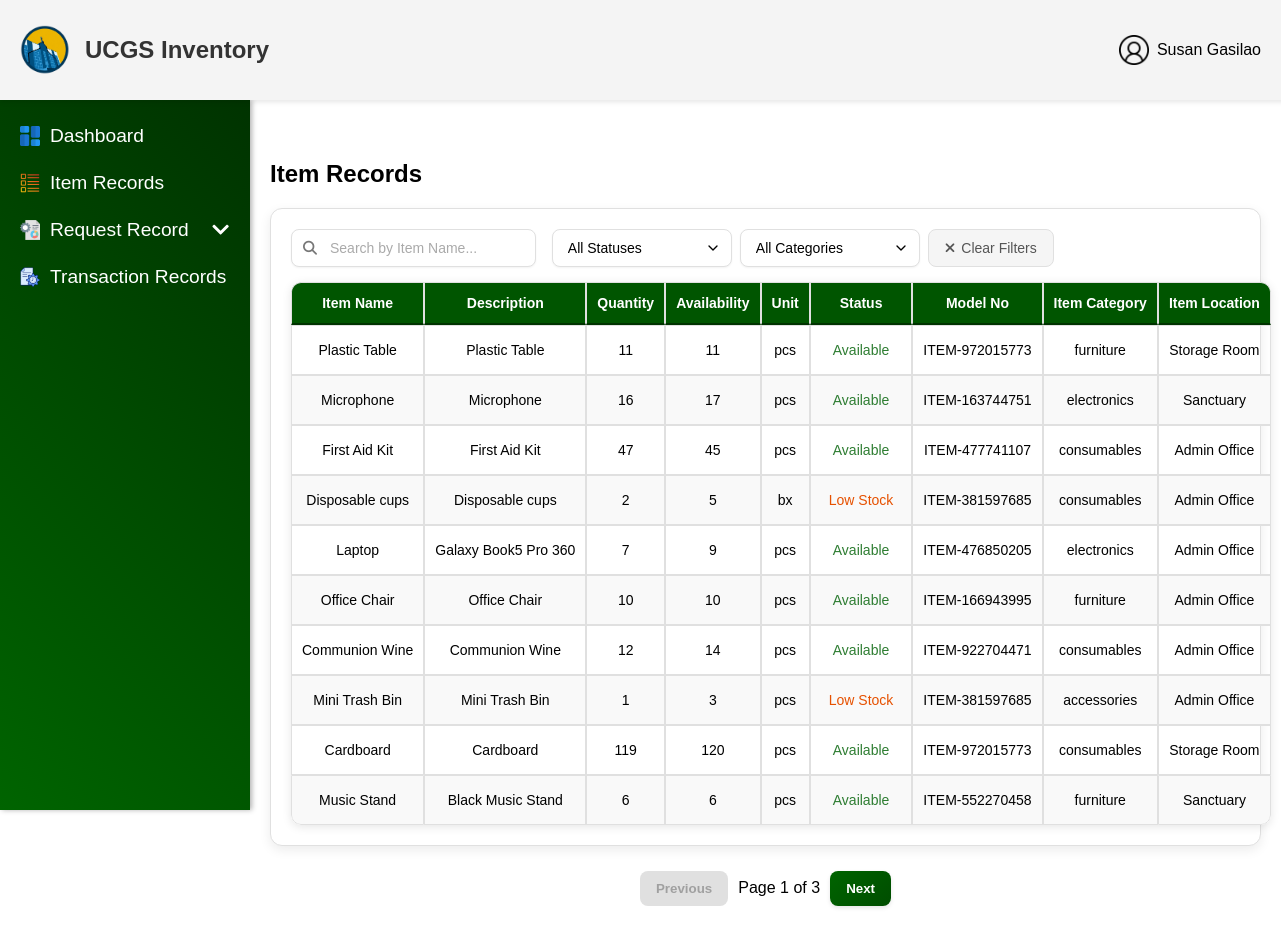
Page /user/UserItemRecords.php (signed in) on the committed database.
### tables this page shows
CREATE TABLE `users` (
  `user_id` int(11) NOT NULL,
  `username` varchar(255) NOT NULL,
  `email` varchar(255) NOT NULL,
  `password` varchar(255) NOT NULL,
  `role` enum('User','Administrator') NOT NULL,
  `ministry` enum('UCM','CWA','CHOIR','PWT','CYF') NOT NULL,
  `status` enum('Active','Deactivated') NOT NULL DEFAULT 'Active',
  `created_at` datetime NOT NULL DEFAULT current_timestamp(),
  `updated_at` datetime DEFAULT NULL ON UPDATE current_timestamp(),
  `deactivation_end` datetime DEFAULT NULL,
  `reset_token` varchar(64) DEFAULT NULL,
  `reset_expires` datetime DEFAULT NULL
);

CREATE TABLE `items` (
  `item_id` int(11) NOT NULL,
  `created_by` int(11) DEFAULT NULL,
  `item_no` varchar(50) NOT NULL,
  `item_name` varchar(255) NOT NULL,
  `description` text DEFAULT NULL,
  `quantity` int(11) NOT NULL,
  `availability` int(11) NOT NULL DEFAULT 0,
  `unit` varchar(10) NOT NULL DEFAULT 'pcs',
  `status` enum('Available','Out of Stock','Low Stock') NOT NULL,
  `model_no` varchar(50) DEFAULT NULL,
  `item_category` varchar(50) NOT NULL DEFAULT '',
  `item_location` varchar(50) DEFAULT NULL,
  `expiration` date DEFAULT NULL,
  `brand` varchar(50) DEFAULT NULL,
  `deleted_at` datetime DEFAULT NULL,
  `last_updated` datetime NOT NULL DEFAULT current_timestamp() ON UPDATE current_timestamp(),
  `created_at` datetime NOT NULL DEFAULT current_timestamp()
);

### user/UserItemRecords.php (the view, shortened to what this page needs)
<?php
include '../config/db_connection.php';
function getCurrentUser($conn) {
    $userId = $_SESSION['user_id'];
    $stmt = $conn->prepare("SELECT username, email FROM users WHERE user_id = ?");
    $stmt->bind_param("i", $userId);
    $stmt->execute();
    $result = $stmt->get_result();
    $user = $result->fetch_assoc();
    return $user ?: ['username' => 'User', 'email' => ''];
}
$currentUser = getCurrentUser($conn);
$accountName = htmlspecialchars($currentUser['username'] ?? 'User');
$searchTerm = $_GET['search'] ?? '';
$itemsPerPage = 10;
$page = isset($_GET['page']) && filter_var($_GET['page'], FILTER_VALIDATE_INT) ? (int)$_GET['page'] : 1;
$page = max($page, 1);
$baseQuery = "FROM items WHERE deleted_at IS NULL";
$params = [];
$types = '';
$totalItemsQuery = "SELECT COUNT(*) as total $baseQuery";
$stmt = $conn->prepare($totalItemsQuery);
$stmt->execute();
$totalItemsResult = $stmt->get_result();
$totalItemsRow = $totalItemsResult->fetch_assoc();
$totalItems = $totalItemsRow['total'] ?? 0;
$totalPages = ceil($totalItems / $itemsPerPage);
$offset = ($page - 1) * $itemsPerPage;
$itemsQuery = "SELECT
    item_name,
    description,
    quantity,
    availability,
    unit,
    CASE
        WHEN availability = 0 THEN 'Out of Stock'
        WHEN availability <= 5 THEN 'Low Stock'
        ELSE 'Available'
    END as status,
    created_at,
    last_updated,
    model_no,
    item_category,
    item_location
    $baseQuery
    ORDER BY last_updated DESC
    LIMIT ?, ?";
$stmt = $conn->prepare($itemsQuery);
if (!empty($params)) {
    $allParams = array_merge($params, [$offset, $itemsPerPage]);
    $allTypes = $types . 'ii';
    $stmt->bind_param($allTypes, ...$allParams);
} else {
    $stmt->bind_param("ii", $offset, $itemsPerPage);
}
$stmt->execute();
$result = $stmt->get_result();
$items = $result->fetch_all(MYSQLI_ASSOC);
?>
<!DOCTYPE html>
<html lang="en">
<head>
    <link rel="stylesheet" href="../css/UserItmRecords.css">
    <link rel="stylesheet" href="https://cdnjs.cloudflare.com/ajax/libs/font-awesome/6.5.1/css/all.min.css">
</head>
<body>
<header class="header">
        <div class="header-content">
            <div class="left-side">
                <img src="../assets/img/Logo.png" alt="UCGS Inventory Logo" class="logo">
                <span class="website-name">UCGS Inventory</span>
            </div>
            <div class="right-side">
                <div class="user">
                    <img src="../assets/img/users.png" alt="User profile" class="icon" id="userIcon">
                    <span class="user-text"><?php echo htmlspecialchars($accountName); ?></span>
                </div>
            </div>
        </div>
    </header>
    <aside class="sidebar">
        <ul>
            <li><a href="Userdashboard.php"><img src="../assets/img/dashboards.png" alt="Dashboard Icon" class="sidebar-icon"> Dashboard</a></li>
            <li><a href="UserItemRecords.php"><img src="../assets/img/list-items.png" alt="Items Icon" class="sidebar-icon"> Item Records</a></li>
            <li class="dropdown">
                <a href="#" class="dropdown-btn">
                    <img src="../assets/img/request-for-proposal.png" alt="Request Icon" class="sidebar-icon">
                    <span class="text">Request Record</span>
                </a>
            </li>
            <li><a href="UserTransaction.php"><img src="../assets/img/time-management.png" alt="Reports Icon" class="sidebar-icon">Transaction Records</a></li>
        </ul>
    </aside>
        <div class="main-content">
        <div class="table-container">
            <h2>Item Records</h2>
            <div class="filter-container">
    <div class="left-filters">
        <form id="filter-form" method="GET" action="UserItemRecords.php">
            <div class="top-filters">
                <div class="form-group search-wrapper">
                    <input type="text" id="search-box" name="search" placeholder="Search by Item Name..."
                           value="<?php echo htmlspecialchars($searchTerm); ?>" autocomplete="off">  <br>
                <div class="form-group">
                    <select class="filter-select" name="status" id="status-filter">
                        <option value="">All Statuses</option>
                    </select>
                </div>
                <div class="form-group">
                    <select class="filter-select" name="category" id="category-filter">
                        <option value="">All Categories</option>
                    </select>
                </div>
                <div class="form-group">
                    <button type="button" id="clear-filters-btn" class="clear-filters-btn">
                        <i class="fas fa-times"></i> Clear Filters
                    </button>
                </div>
            </div>
            </div>
        </form>
    </div>
            <table class="item-table">
                <thead>
                    <tr>
                        <th>Item Name</th>
                        <th>Description</th>
                        <th>Quantity</th>
                        <th>Availability</th>
                        <th>Unit</th>
                        <th>Status</th>
                        <th>Model No</th>
                        <th>Item Category</th>
                        <th>Item Location</th>
                    </tr>
                </thead>
                <tbody>
                    <?php if (!empty($items)): ?>
                        <?php foreach ($items as $row): ?>
                            <tr>
                                <td><?= htmlspecialchars($row['item_name']); ?></td>
                                <td><?= htmlspecialchars($row['description']); ?></td>
                                <td><?= htmlspecialchars($row['quantity']); ?></td>
                                <td><?= htmlspecialchars($row['availability']); ?></td>
                                <td><?= htmlspecialchars($row['unit']); ?></td>
                                <td>
                                    <span class="status-badge status-<?php
                                        echo strtolower(str_replace(' ', '-', htmlspecialchars($row['status'])));
                                    ?>">
                                        <?php echo htmlspecialchars($row['status']); ?>
                                    </span>
                                </td>
                                <td><?= htmlspecialchars($row['model_no']); ?></td>
                                <td><?= htmlspecialchars($row['item_category']); ?></td>
                                <td><?= htmlspecialchars($row['item_location']); ?></td>
                            </tr>
                        <?php endforeach; ?>
                    <?php else: ?>
                        <tr>
                            <td colspan="10" style="text-align: center;">No records found.</td>
                        </tr>
                    <?php endif; ?>
                </tbody>
            </table>
        </div>
            <?php if ($totalPages > 1): ?>
                <div class="pagination">
                    <button onclick="changePage(<?php echo max(1, $page - 1); ?>)" <?php echo ($page <= 1) ? 'disabled' : ''; ?>>Previous</button>
                    <span>Page <?php echo $page; ?> of <?php echo $totalPages; ?></span>
                    <button onclick="changePage(<?php echo min($totalPages, $page + 1); ?>)" <?php echo ($page >= $totalPages) ? 'disabled' : ''; ?>>Next</button>
                </div>
            <?php endif; ?>
    </div>
</body>
</html>

### rows in the picture
users: username "Susan Gasilao"
items: item_name "Plastic Table", description "Plastic Table", quantity "11", availability "11", unit "pcs", status "Available", model_no "ITEM-972015773", item_category "furniture", item_location "Storage Room"
items: item_name "Microphone", description "Microphone", quantity "16", availability "17", unit "pcs", status "Available", model_no "ITEM-163744751", item_category "electronics", item_location "Sanctuary"
items: item_name "First Aid Kit", description "First Aid Kit", quantity "47", availability "45", unit "pcs", status "Available", model_no "ITEM-477741107", item_category "consumables", item_location "Admin Office"
items: item_name "Disposable cups", description "Disposable cups", quantity "2", availability "5", unit "bx", status "Low Stock", model_no "ITEM-381597685", item_category "consumables", item_location "Admin Office"
items: item_name "Laptop", description "Galaxy Book5 Pro 360", quantity "7", availability "9", unit "pcs", status "Available", model_no "ITEM-476850205", item_category "electronics", item_location "Admin Office"
items: item_name "Office Chair", description "Office Chair", quantity "10", availability "10", unit "pcs", status "Available", model_no "ITEM-166943995", item_category "furniture", item_location "Admin Office"
items: item_name "Communion Wine", description "Communion Wine", quantity "12", availability "14", unit "pcs", status "Available", model_no "ITEM-922704471", item_category "consumables", item_location "Admin Office"
items: item_name "Mini Trash Bin", description "Mini Trash Bin", quantity "1", availability "3", unit "pcs", status "Low Stock", model_no "ITEM-381597685", item_category "accessories", item_location "Admin Office"
items: item_name "Cardboard", description "Cardboard", quantity "119", availability "120", unit "pcs", status "Available", model_no "ITEM-972015773", item_category "consumables", item_location "Storage Room"
items: item_name "Music Stand", description "Black Music Stand", quantity "6", availability "6", unit "pcs", status "Available", model_no "ITEM-552270458", item_category "furniture", item_location "Sanctuary"

### other values in the picture
$page "1"
$totalPages "3"
